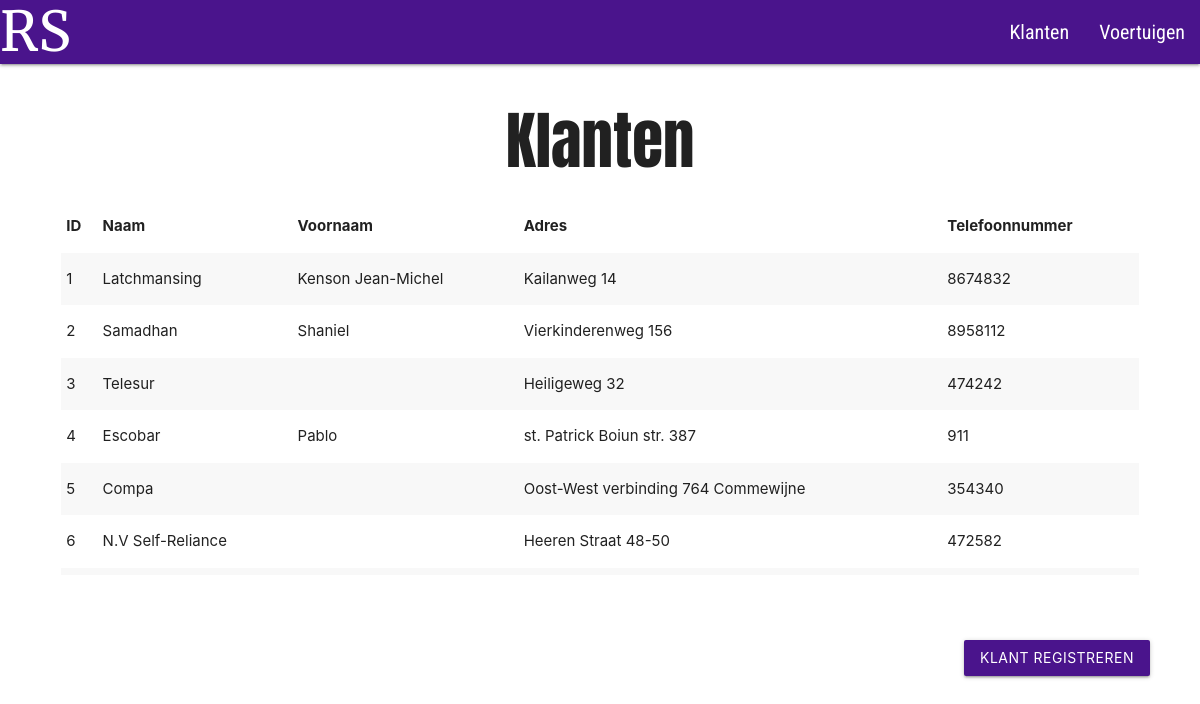
Page /klanten.php on the committed database.
### tables this page shows
CREATE TABLE `klanten` (
  `klantenid` int(225) NOT NULL,
  `naam` varchar(225) NOT NULL,
  `voornaam` varchar(225) DEFAULT NULL,
  `adres` varchar(225) NOT NULL,
  `telefoonnummer` int(50) NOT NULL
);

### klanten.php (the view, shortened to what this page needs)
<!DOCTYPE html>
  <html>
    <head>
        <link type="text/css" rel="stylesheet" href="materialize/css/materialize.min.css"  media="screen,projection"/>
    </head>
    <header>
      <nav class="purple darken-4">
            <div class="nav-wrapper">
              <a href="index.php" style="font-family: 'Merriweather', serif; font-size: 55px;">RS</a>
              <ul id="nav-mobile" class="right hide-on-med-and-down">
                <li><a href="klanten.php" style="font-family: 'Roboto Condensed', sans-serif; font-size: 20px;">Klanten</a></li>
                <li><a href="voertuigen.php" style="font-family: 'Roboto Condensed', sans-serif; font-size: 20px;">Voertuigen</a></li>
              </ul>
            </div>
        </nav>
    </header>
    <body>
        <h1 style="font-family: 'Anton', sans-serif; text-align: center;">Klanten</h1>
        <div class="row" style="padding-left: 50px; padding-right: 50px;">
            <div class="col s12" style="height: 25em; overflow: auto;">
                <?php
                    require_once "incl/db.php";
                    $sql = "SELECT * FROM klanten";
                    if($result = mysqli_query($link, $sql)){
                        if(mysqli_num_rows($result) > 0){
                            echo "<table class='highlight, striped'>";
                                echo "<thead>";
                                    echo "<tr>";
                                        echo "<th>ID</th>";
                                        echo "<th>Naam</th>";
                                        echo "<th>Voornaam</th>";
                                        echo "<th>Adres</th>";
                                        echo "<th>Telefoonnummer</th>";
                                    echo "</tr>";
                                echo "</thead>";
                                echo "<tbody>";
                                while ($row = mysqli_fetch_array($result)) {
                                    echo "<tr>";
                                        echo "<td>" . $row['klantenid'] . "</td>";
                                        echo "<td>" . $row['naam'] . "</td>";
                                        echo "<td>" . $row['voornaam'] . "</td>";
                                        echo "<td>" . $row['adres'] . "</td>";
                                        echo "<td>" . $row['telefoonnummer'] . "</td>";
                                }
                                echo "</tbody>";
                            echo "</table>";
                        } else {
                            echo "<p class='lead'><em>No records were found.</em></p>";
                        }
                    } else {
                        echo "ERROR: Could not able to execute $sql. " . mysqli_error($link);
                    }
                ?>
            </div>
        </div>
        <br>
        <br>
        <div class="row, container, right" style="padding-right: 50px; ">
            <a class="purple darken-4 waves-effect waves-light btn modal-trigger" href="#modal2">Klant Registreren</a>
        </div>
    </body>
  </html>

### rows in the picture
klanten: klantenid "1", naam "Latchmansing", voornaam "Kenson Jean-Michel", adres "Kailanweg 14", telefoonnummer "8674832"
klanten: klantenid "2", naam "Samadhan", voornaam "Shaniel", adres "Vierkinderenweg 156", telefoonnummer "8958112"
klanten: klantenid "3", naam "Telesur", adres "Heiligeweg 32", telefoonnummer "474242"
klanten: klantenid "4", naam "Escobar", voornaam "Pablo", adres "st. Patrick Boiun str. 387", telefoonnummer "911"
klanten: klantenid "5", naam "Compa", adres "Oost-West verbinding 764 Commewijne", telefoonnummer "354340"
klanten: klantenid "6", naam "N.V Self-Reliance", adres "Heeren Straat 48-50", telefoonnummer "472582"
